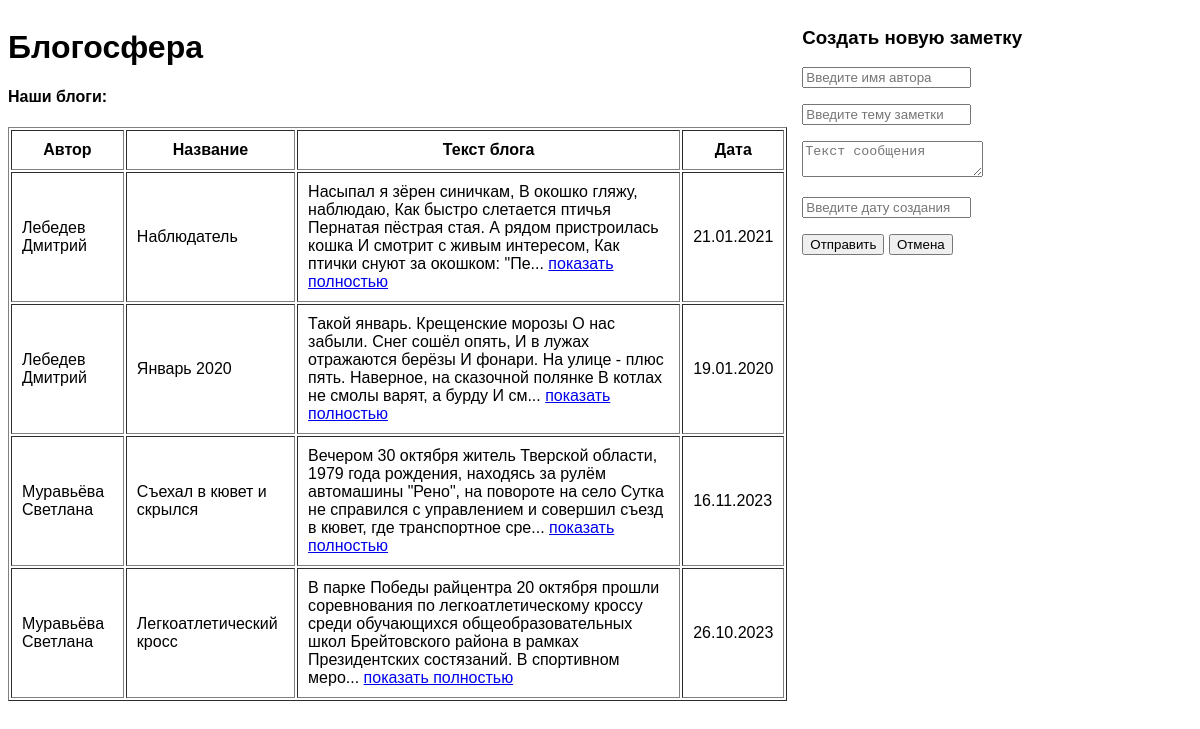
The page / on the database its author committed.
### my_app1.py (models this page shows, shortened)
class Blogs(db.Model):
    id = db.Column(db.Integer, primary_key = True, autoincrement = True)
    author_name = db.Column(db.String(80))
    theme = db.Column(db.String(100))
    blog_data = db.Column(db.Text)
    date = db.Column(db.String(10))

### my_app1.py (the view)
@app.route("/")
def main():
    blogs = Blogs.query.order_by(-Blogs.id).all()
    return render_template('main.html',blogs=blogs)

### templates/main.html (shortened to what this page needs)
<!DOCTYPE html>
<html>
    <head>
		<link rel="stylesheet" href="{{url_for('static',filename='css/111.css')}}">
	</head>
	<body>
		<div class = "div-0">
			<div class="div-1">
				<h1>Блогосфера</h1>
				<h4>Наши блоги:</h4>
    				<table border=1 cellpadding=10>
						<tr>
							<th>Автор</th><th>Название</th><th>Текст блога</th><th>Дата</th>
						</tr>
					    {% for blog in blogs %}
        				<tr>
							<td> {{blog.author_name}} </td>
							<td> {{blog.theme}} </td>
							<td> {{blog.blog_data[:200]}}... <a href="{{url_for('showtext', text=blog.blog_data)}}">показать полностью </a> </td>
							<td> {{blog.date}} </td>
						</tr>
    					{% endfor %}
    				</table>
				</div>
			<div class="div-2">
				<h3>
					Создать новую заметку
				</h3>
				<form action= "{{url_for('add_blog')}}" method="post">
					<p><input type="text" name="author_name" placeholder="Введите имя автора" size="18" /></p>
					<p>	<input type="text" name="theme" placeholder="Введите тему заметки" size="18" /> </p>
					<p>	<textarea name="blog_data" placeholder="Текст сообщения"></textarea></p>
					<p>	<input type="text" name="date" placeholder="Введите дату создания" size="18" /> </p>
						<button type="submit">Отправить</button>
						<button type="reset">Отмена</button>
				</form>
			</div>
		</div>
	</body>
</html>

### static/css/111.css (style rules this page uses)
.div-0 { display: flex; }
.div-1 { font-family: Arial, sans-serif; flex: 2; }
.div-2 { margin-left: 15px; font-family: Arial, sans-serif; flex: 1; }

### rows shown on the page
Blogs: author_name "Лебедев Дмитрий", theme "Наблюдатель", blog_data "Насыпал я зёрен синичкам, В окошко гляжу, наблюдаю, Как быстро слетается птичья Пернатая пёстрая стая. А рядом пристроилась кошка И смотрит с живым интересом, Как птички снуют за окошком: \"Пе", date "21.01.2021"
Blogs: author_name "Лебедев Дмитрий", theme "Январь 2020", blog_data "Такой январь. Крещенские морозы О нас забыли. Снег сошёл опять, И в лужах отражаются берёзы И фонари. На улице - плюс пять. Наверное, на сказочной полянке В котлах не смолы варят, а бурду И см", date "19.01.2020"
Blogs: author_name "Муравьёва Светлана", theme "Съехал в кювет и скрылся", blog_data "Вечером 30 октября житель Тверской области, 1979 года рождения, находясь за рулём автомашины \"Рено\", на повороте на село Сутка не справился с управлением и совершил съезд в кювет, где транспортное сре", date "16.11.2023"
Blogs: author_name "Муравьёва Светлана", theme "Легкоатлетический кросс", blog_data "В парке Победы райцентра 20 октября прошли соревнования по легкоатлетическому кроссу среди обучающихся общеобразовательных школ Брейтовского района в рамках Президентских состязаний. В спортивном меро", date "26.10.2023"
